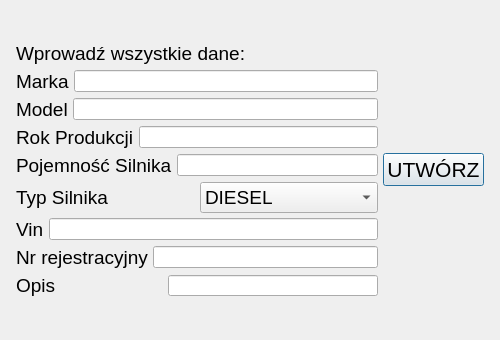
<?xml version="1.0" encoding="UTF-8"?>
<ui version="4.0">
 <class>CreateOrder</class>
 <widget class="QDialog" name="CreateOrder">
  <property name="geometry">
   <rect>
    <x>0</x>
    <y>0</y>
    <width>500</width>
    <height>340</height>
   </rect>
  </property>
  <property name="minimumSize">
   <size>
    <width>500</width>
    <height>300</height>
   </size>
  </property>
  <property name="maximumSize">
   <size>
    <width>500</width>
    <height>340</height>
   </size>
  </property>
  <property name="focusPolicy">
   <enum>Qt::FocusPolicy::NoFocus</enum>
  </property>
  <property name="contextMenuPolicy">
   <enum>Qt::ContextMenuPolicy::ActionsContextMenu</enum>
  </property>
  <property name="windowTitle">
   <string>Utwórz zlecenie</string>
  </property>
  <property name="windowIcon">
   <iconset theme="QIcon::ThemeIcon::InputKeyboard"/>
  </property>
  <layout class="QGridLayout" name="gridLayout">
   <item row="0" column="0">
    <layout class="QHBoxLayout" name="horizontalLayout_9">
     <property name="spacing">
      <number>5</number>
     </property>
     <property name="leftMargin">
      <number>5</number>
     </property>
     <property name="topMargin">
      <number>5</number>
     </property>
     <property name="rightMargin">
      <number>5</number>
     </property>
     <property name="bottomMargin">
      <number>5</number>
     </property>
     <item>
      <layout class="QVBoxLayout" name="verticalLayout">
       <item>
        <widget class="QLabel" name="empty_data_label">
         <property name="font">
          <font>
           <pointsize>14</pointsize>
          </font>
         </property>
         <property name="text">
          <string>Wprowadź wszystkie dane:</string>
         </property>
         <property name="wordWrap">
          <bool>true</bool>
         </property>
        </widget>
       </item>
       <item>
        <layout class="QHBoxLayout" name="horizontalLayout">
         <item>
          <widget class="QLabel" name="mark_label">
           <property name="font">
            <font>
             <pointsize>14</pointsize>
            </font>
           </property>
           <property name="text">
            <string>Marka</string>
           </property>
          </widget>
         </item>
         <item>
          <widget class="QLineEdit" name="mark_input"/>
         </item>
        </layout>
       </item>
       <item>
        <layout class="QHBoxLayout" name="horizontalLayout_2">
         <item>
          <widget class="QLabel" name="model_label">
           <property name="font">
            <font>
             <pointsize>14</pointsize>
            </font>
           </property>
           <property name="text">
            <string>Model</string>
           </property>
          </widget>
         </item>
         <item>
          <widget class="QLineEdit" name="model_input"/>
         </item>
        </layout>
       </item>
       <item>
        <layout class="QHBoxLayout" name="horizontalLayout_3">
         <item>
          <widget class="QLabel" name="year_label">
           <property name="font">
            <font>
             <pointsize>14</pointsize>
            </font>
           </property>
           <property name="text">
            <string>Rok Produkcji</string>
           </property>
          </widget>
         </item>
         <item>
          <widget class="QLineEdit" name="year_input"/>
         </item>
        </layout>
       </item>
       <item>
        <layout class="QHBoxLayout" name="horizontalLayout_4">
         <item>
          <widget class="QLabel" name="volume_label">
           <property name="font">
            <font>
             <pointsize>14</pointsize>
            </font>
           </property>
           <property name="text">
            <string>Pojemność Silnika</string>
           </property>
          </widget>
         </item>
         <item>
          <widget class="QLineEdit" name="volume_engine"/>
         </item>
        </layout>
       </item>
       <item>
        <layout class="QHBoxLayout" name="horizontalLayout_5">
         <item>
          <widget class="QLabel" name="type_label">
           <property name="font">
            <font>
             <pointsize>14</pointsize>
            </font>
           </property>
           <property name="text">
            <string>Typ Silnika</string>
           </property>
          </widget>
         </item>
         <item>
          <widget class="QComboBox" name="type_input">
           <property name="font">
            <font>
             <pointsize>14</pointsize>
            </font>
           </property>
           <item>
            <property name="text">
             <string>DIESEL</string>
            </property>
           </item>
           <item>
            <property name="text">
             <string>BENZYNA</string>
            </property>
           </item>
           <item>
            <property name="text">
             <string>LPG</string>
            </property>
           </item>
           <item>
            <property name="text">
             <string>ELEKTRYCZNY</string>
            </property>
           </item>
           <item>
            <property name="text">
             <string>HYBRYDA</string>
            </property>
           </item>
          </widget>
         </item>
        </layout>
       </item>
       <item>
        <layout class="QHBoxLayout" name="horizontalLayout_6">
         <item>
          <widget class="QLabel" name="vin_label">
           <property name="font">
            <font>
             <pointsize>14</pointsize>
            </font>
           </property>
           <property name="text">
            <string>Vin</string>
           </property>
          </widget>
         </item>
         <item>
          <widget class="QLineEdit" name="vin_input"/>
         </item>
        </layout>
       </item>
       <item>
        <layout class="QHBoxLayout" name="horizontalLayout_7">
         <item>
          <widget class="QLabel" name="rej_label">
           <property name="font">
            <font>
             <pointsize>14</pointsize>
            </font>
           </property>
           <property name="text">
            <string>Nr rejestracyjny</string>
           </property>
          </widget>
         </item>
         <item>
          <widget class="QLineEdit" name="rej_input"/>
         </item>
        </layout>
       </item>
       <item>
        <layout class="QHBoxLayout" name="horizontalLayout_8">
         <item>
          <widget class="QLabel" name="desc_label">
           <property name="minimumSize">
            <size>
             <width>10</width>
             <height>0</height>
            </size>
           </property>
           <property name="font">
            <font>
             <pointsize>14</pointsize>
            </font>
           </property>
           <property name="text">
            <string>Opis</string>
           </property>
          </widget>
         </item>
         <item>
          <widget class="QLineEdit" name="desc_input">
           <property name="sizePolicy">
            <sizepolicy hsizetype="Minimum" vsizetype="Minimum">
             <horstretch>0</horstretch>
             <verstretch>0</verstretch>
            </sizepolicy>
           </property>
           <property name="minimumSize">
            <size>
             <width>210</width>
             <height>10</height>
            </size>
           </property>
           <property name="maximumSize">
            <size>
             <width>210</width>
             <height>21</height>
            </size>
           </property>
          </widget>
         </item>
        </layout>
       </item>
      </layout>
     </item>
     <item>
      <widget class="QPushButton" name="pushButton">
       <property name="font">
        <font>
         <pointsize>16</pointsize>
        </font>
       </property>
       <property name="text">
        <string>UTWÓRZ</string>
       </property>
      </widget>
     </item>
    </layout>
   </item>
  </layout>
 </widget>
 <tabstops>
  <tabstop>mark_input</tabstop>
  <tabstop>model_input</tabstop>
  <tabstop>year_input</tabstop>
  <tabstop>volume_engine</tabstop>
  <tabstop>type_input</tabstop>
  <tabstop>vin_input</tabstop>
  <tabstop>rej_input</tabstop>
  <tabstop>desc_input</tabstop>
  <tabstop>pushButton</tabstop>
 </tabstops>
 <resources/>
 <connections/>
</ui>
